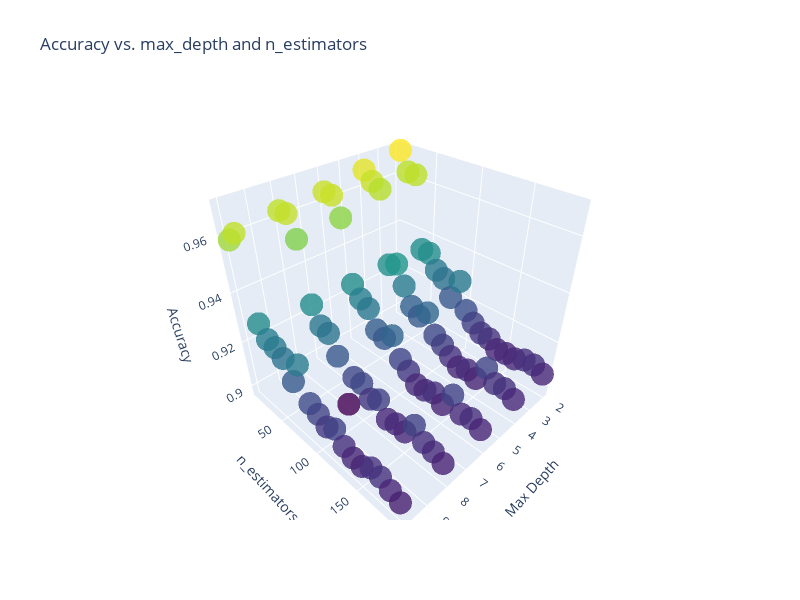

The notebook cell this image was saved under:
### Code cell
# Create a 3D scatter plot of accuracy

fig = go.Figure(data=go.Scatter3d(
    x=max_depth_mesh.flatten(),
    y=n_estimators_mesh.flatten(),
    z=accuracy_values.flatten(),
    mode='markers',
    marker=dict(size=8, color=accuracy_values.flatten(), colorscale='Viridis', opacity=0.8),
    text=accuracy_values.flatten(),
    hovertemplate='Max Depth: %{x}<br>n_estimators: %{y}<br>Accuracy: %{z}<extra></extra>'
))

# Set plot layout
fig.update_layout(
    scene=dict(
        xaxis_title='Max Depth',
        yaxis_title='n_estimators',
        zaxis_title='Accuracy',
    ),
    title='Accuracy vs. max_depth and n_estimators',
    width=800,
    height=600,
)


# Show the interactive plot
fig.show()
